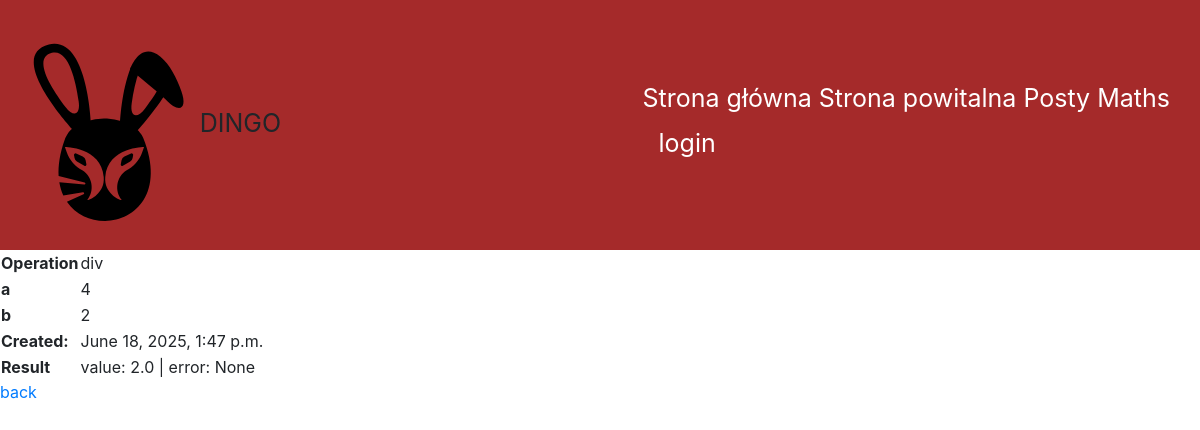
Screenshot of /maths/histories/17 with the database file from the repository.
### maths/models.py (models this page shows, shortened)
class Math(models.Model):
    a = models.IntegerField(default=0)
    b = models.IntegerField(default=0)
    operation = models.CharField(max_length=10)
    created = models.DateTimeField(auto_now_add=True)
    result = models.ForeignKey(
        'maths.Result',
        on_delete=models.CASCADE,
        null=True,
        blank=True
    )
    class Meta:
       ordering = ["-id"]

class Result(models.Model):
    value = models.FloatField(blank=True, null=True, unique=True)
    error = models.CharField(
        max_length=255,
        null=True,
        blank=True,
        unique=True
    )
    class Meta:
        constraints = [
            models.CheckConstraint(
                name="%(app_label)s_%(class)s_value_error_together",
                check=(
                    models.Q(
                        value__isnull=False,
                        error__isnull=True,
                    )
                    | models.Q(
                        value__isnull=True,
                        error__isnull=False,
                    )
                ),
            )
        ]
    def __str__(self):
        return f"value: {self.value} | error: {self.error}"

### maths/views.py (the view)
# urls.py: path('histories/<int:id>', math_details, name="details"),
def math_details(request, id):
   math = Math.objects.get(id=id)
   return render(
       request=request,
       template_name="maths/details.html",
       context={"math": math}
   )

### maths/templates/maths/details.html (shortened to what this page needs)
{% extends "maths/main.html" %}
{% block content %}
   <table>
       <tr>
           <th>Operation</th>
           <td>{{ math.operation }}</td>
       </tr>
       <tr>
           <th>a</th>
           <td>{{ math.a }}</td>
       </tr>
       <tr>
           <th>b</th>
           <td>{{ math.b }}</td>
       </tr>
       <tr>
           <th>Created:</th>
           <td>{{ math.created }}</td>
       </tr>
       <tr>
           <th>Result</th>
           <td>{{ math.result }}</td>
       </tr>
   </table>
   <a href="{% url "maths:list" %}">back</a>
{% endblock %}

### rows the page displays
Math: operation "div", a "4", b "2", created "June 18, 2025, 1:47 p.m.", result "value: 2.0 | error: None"
